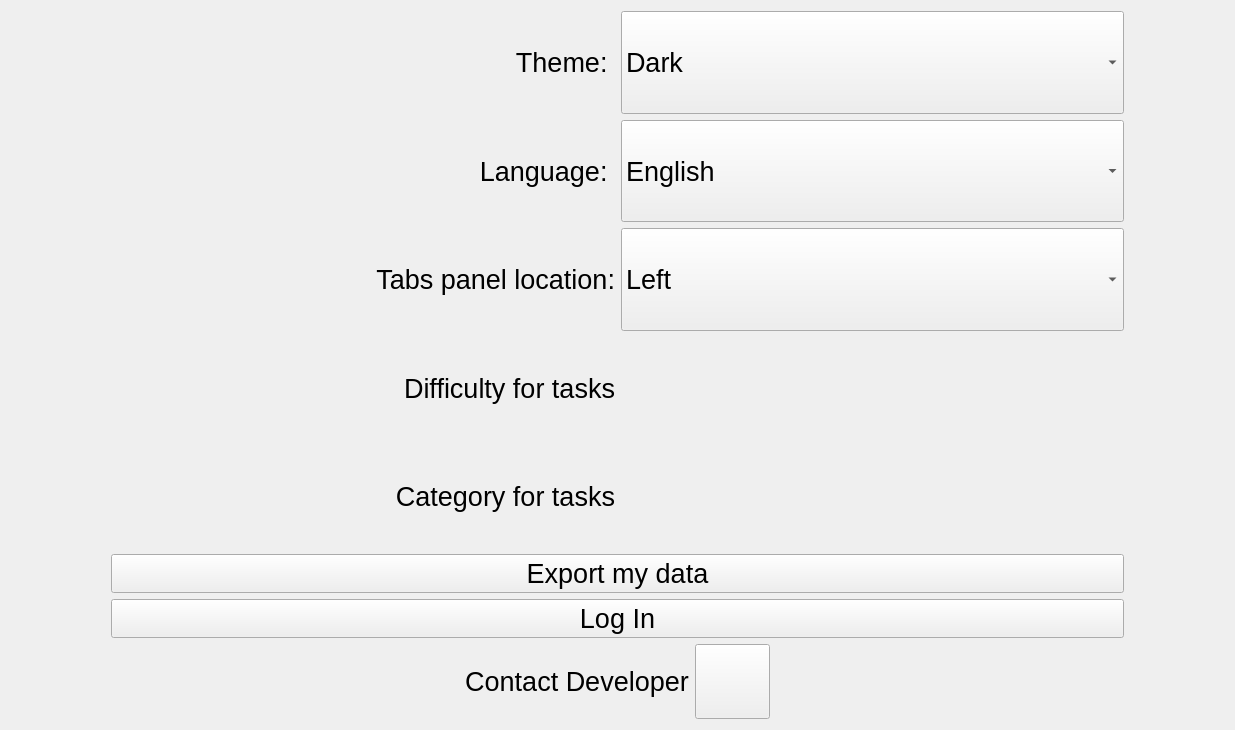
          <widget class="QWidget" name="settings_scrollwidget">
           <property name="geometry">
            <rect>
             <x>0</x>
             <y>0</y>
             <width>1235</width>
             <height>730</height>
            </rect>
           </property>
           <layout class="QVBoxLayout" name="verticalLayout_28">
            <item>
             <layout class="QVBoxLayout" name="settings_layout" stretch="3,1">
              <item>
               <layout class="QGridLayout" name="settings_grid_layout" rowstretch="0,0,0,0,0">
                <property name="leftMargin">
                 <number>100</number>
                </property>
                <property name="rightMargin">
                 <number>100</number>
                </property>
                <item row="4" column="0">
                 <widget class="QLabel" name="category_enable_label">
                  <property name="font">
                   <font>
                    <pointsize>20</pointsize>
                   </font>
                  </property>
                  <property name="text">
                   <string>Category for tasks</string>
                  </property>
                  <property name="alignment">
                   <set>Qt::AlignmentFlag::AlignRight|Qt::AlignmentFlag::AlignTrailing|Qt::AlignmentFlag::AlignVCenter</set>
                  </property>
                 </widget>
                </item>
                <item row="2" column="1">
                 <widget class="QComboBox" name="panel_loc_box">
                  <property name="sizePolicy">
                   <sizepolicy hsizetype="Preferred" vsizetype="Preferred">
                    <horstretch>0</horstretch>
                    <verstretch>0</verstretch>
                   </sizepolicy>
                  </property>
                  <property name="font">
                   <font>
                    <pointsize>20</pointsize>
                   </font>
                  </property>
                  <item>
                   <property name="text">
                    <string>Left</string>
                   </property>
                  </item>
                  <item>
                   <property name="text">
                    <string>Right</string>
                   </property>
                  </item>
                  <item>
                   <property name="text">
                    <string>Top</string>
                   </property>
                  </item>
                  <item>
                   <property name="text">
                    <string>Bottom</string>
                   </property>
                  </item>
                 </widget>
                </item>
                <item row="0" column="0">
                 <widget class="QLabel" name="theme_label">
                  <property name="font">
                   <font>
                    <pointsize>20</pointsize>
                   </font>
                  </property>
                  <property name="layoutDirection">
                   <enum>Qt::LayoutDirection::LeftToRight</enum>
                  </property>
                  <property name="text">
                   <string>Theme: </string>
                  </property>
                  <property name="alignment">
                   <set>Qt::AlignmentFlag::AlignRight|Qt::AlignmentFlag::AlignTrailing|Qt::AlignmentFlag::AlignVCenter</set>
                  </property>
                 </widget>
                </item>
                <item row="2" column="0">
                 <widget class="QLabel" name="panel_loc_label">
                  <property name="font">
                   <font>
                    <pointsize>20</pointsize>
                   </font>
                  </property>
                  <property name="text">
                   <string>Tabs panel location:</string>
                  </property>
                  <property name="alignment">
                   <set>Qt::AlignmentFlag::AlignRight|Qt::AlignmentFlag::AlignTrailing|Qt::AlignmentFlag::AlignVCenter</set>
                  </property>
                 </widget>
                </item>
                <item row="3" column="1">
                 <widget class="QWidget" name="difficulty_toggle" native="true">
                  <property name="font">
                   <font>
                    <pointsize>20</pointsize>
                   </font>
                  </property>
                 </widget>
                </item>
                <item row="3" column="0">
                 <widget class="QLabel" name="difficulty_enable_label">
                  <property name="font">
                   <font>
                    <pointsize>20</pointsize>
                   </font>
                  </property>
                  <property name="text">
                   <string>Difficulty for tasks</string>
                  </property>
                  <property name="alignment">
                   <set>Qt::AlignmentFlag::AlignRight|Qt::AlignmentFlag::AlignTrailing|Qt::AlignmentFlag::AlignVCenter</set>
                  </property>
                 </widget>
                </item>
                <item row="0" column="1">
                 <widget class="QComboBox" name="theme_box">
                  <property name="sizePolicy">
                   <sizepolicy hsizetype="Preferred" vsizetype="Preferred">
                    <horstretch>0</horstretch>
                    <verstretch>0</verstretch>
                   </sizepolicy>
                  </property>
                  <property name="font">
                   <font>
                    <pointsize>20</pointsize>
                   </font>
                  </property>
                  <item>
                   <property name="text">
                    <string>Dark</string>
                   </property>
                  </item>
                  <item>
                   <property name="text">
                    <string>Light</string>
                   </property>
                  </item>
                 </widget>
                </item>
                <item row="1" column="1">
                 <widget class="QComboBox" name="lang_box">
                  <property name="sizePolicy">
                   <sizepolicy hsizetype="Preferred" vsizetype="Preferred">
                    <horstretch>0</horstretch>
                    <verstretch>0</verstretch>
                   </sizepolicy>
                  </property>
                  <property name="font">
                   <font>
                    <pointsize>20</pointsize>
                   </font>
                  </property>
                  <item>
                   <property name="text">
                    <string>English</string>
                   </property>
                  </item>
                  <item>
                   <property name="text">
                    <string>Українська</string>
                   </property>
                  </item>
                  <item>
                   <property name="text">
                    <string>Русский</string>
                   </property>
                  </item>
                 </widget>
                </item>
                <item row="4" column="1">
                 <widget class="QWidget" name="category_toggle" native="true">
                  <property name="font">
                   <font>
                    <pointsize>20</pointsize>
                   </font>
                  </property>
                 </widget>
                </item>
                <item row="1" column="0">
                 <widget class="QLabel" name="lang_label">
                  <property name="font">
                   <font>
                    <pointsize>20</pointsize>
                   </font>
                  </property>
                  <property name="layoutDirection">
                   <enum>Qt::LayoutDirection::LeftToRight</enum>
                  </property>
                  <property name="text">
                   <string>Language: </string>
                  </property>
                  <property name="alignment">
                   <set>Qt::AlignmentFlag::AlignRight|Qt::AlignmentFlag::AlignTrailing|Qt::AlignmentFlag::AlignVCenter</set>
                  </property>
                 </widget>
                </item>
               </layout>
              </item>
              <item>
               <layout class="QVBoxLayout" name="settings_buttons">
                <property name="leftMargin">
                 <number>100</number>
                </property>
                <property name="rightMargin">
                 <number>100</number>
                </property>
                <item>
                 <widget class="QPushButton" name="export_data_button">
                  <property name="font">
                   <font>
                    <pointsize>20</pointsize>
                   </font>
                  </property>
                  <property name="text">
                   <string>Export my data</string>
                  </property>
                 </widget>
                </item>
                <item>
                 <widget class="QPushButton" name="login_button">
                  <property name="font">
                   <font>
                    <pointsize>20</pointsize>
                   </font>
                  </property>
                  <property name="text">
                   <string>Log In</string>
                  </property>
                 </widget>
                </item>
                <item>
                 <layout class="QHBoxLayout" name="horizontalLayout_12">
                  <item>
                   <spacer name="horizontalSpacer_7">
                    <property name="orientation">
                     <enum>Qt::Orientation::Horizontal</enum>
                    </property>
                    <property name="sizeHint" stdset="0">
                     <size>
                      <width>40</width>
                      <height>20</height>
                     </size>
                    </property>
                   </spacer>
                  </item>
                  <item>
                   <widget class="QLabel" name="contact_dev_label">
                    <property name="font">
                     <font>
                      <pointsize>20</pointsize>
                     </font>
                    </property>
                    <property name="text">
                     <string>Contact Developer</string>
                    </property>
                    <property name="alignment">
                     <set>Qt::AlignmentFlag::AlignCenter</set>
                    </property>
                   </widget>
                  </item>
                  <item>
                   <widget class="QPushButton" name="git_button">
                    <property name="minimumSize">
                     <size>
                      <width>75</width>
                      <height>75</height>
                     </size>
                    </property>
                    <property name="maximumSize">
                     <size>
                      <width>75</width>
                      <height>75</height>
                     </size>
                    </property>
                    <property name="font">
                     <font>
                      <pointsize>20</pointsize>
                     </font>
                    </property>
                    <property name="text">
                     <string/>
                    </property>
                    <property name="icon">
                     <iconset>
                      <normaloff>../../../../sources/icons_white/github.svg</normaloff>../../../../sources/icons_white/github.svg</iconset>
                    </property>
                    <property name="iconSize">
                     <size>
                      <width>50</width>
                      <height>50</height>
                     </size>
                    </property>
                   </widget>
                  </item>
                  <item>
                   <spacer name="horizontalSpacer_8">
                    <property name="orientation">
                     <enum>Qt::Orientation::Horizontal</enum>
                    </property>
                    <property name="sizeHint" stdset="0">
                     <size>
                      <width>40</width>
                      <height>20</height>
                     </size>
                    </property>
                   </spacer>
                  </item>
                 </layout>
                </item>
               </layout>
              </item>
             </layout>
            </item>
           </layout>
          </widget>
